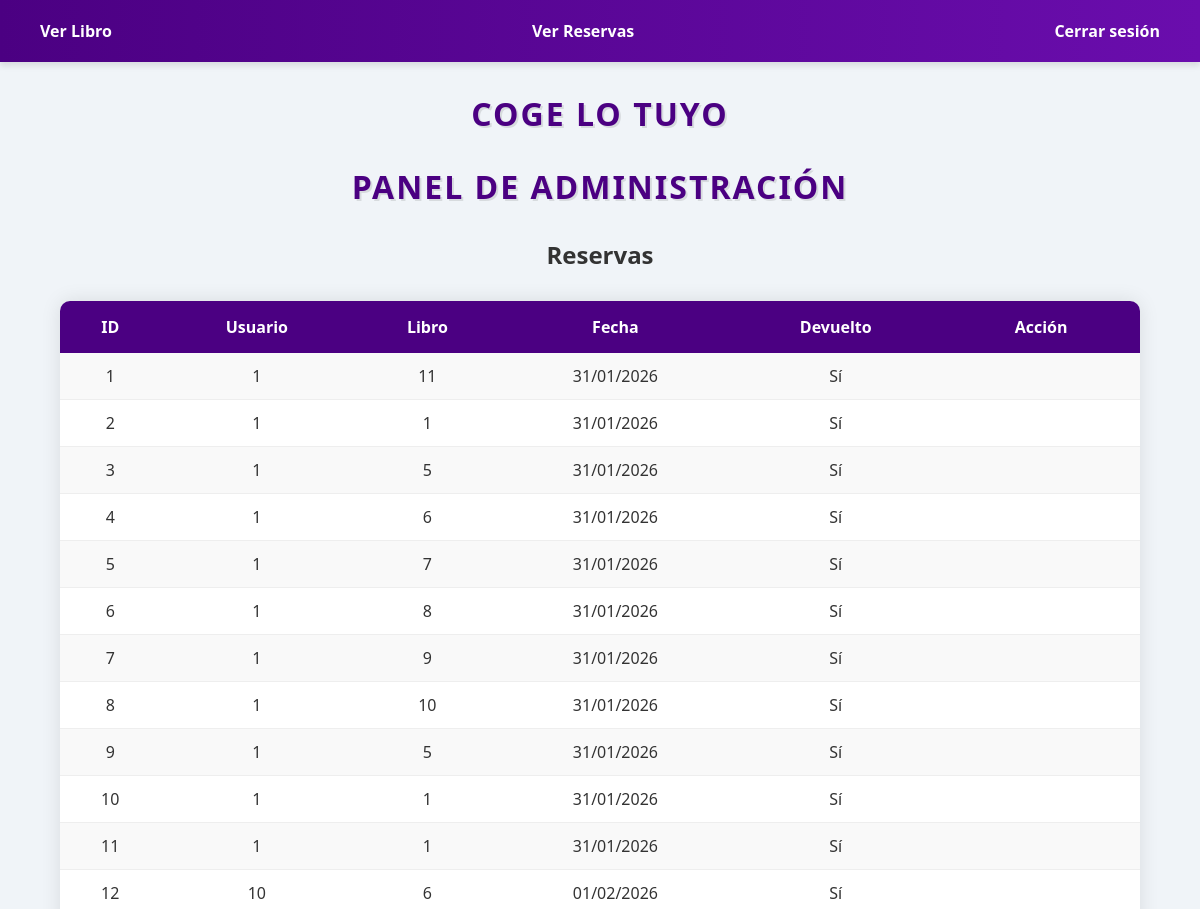
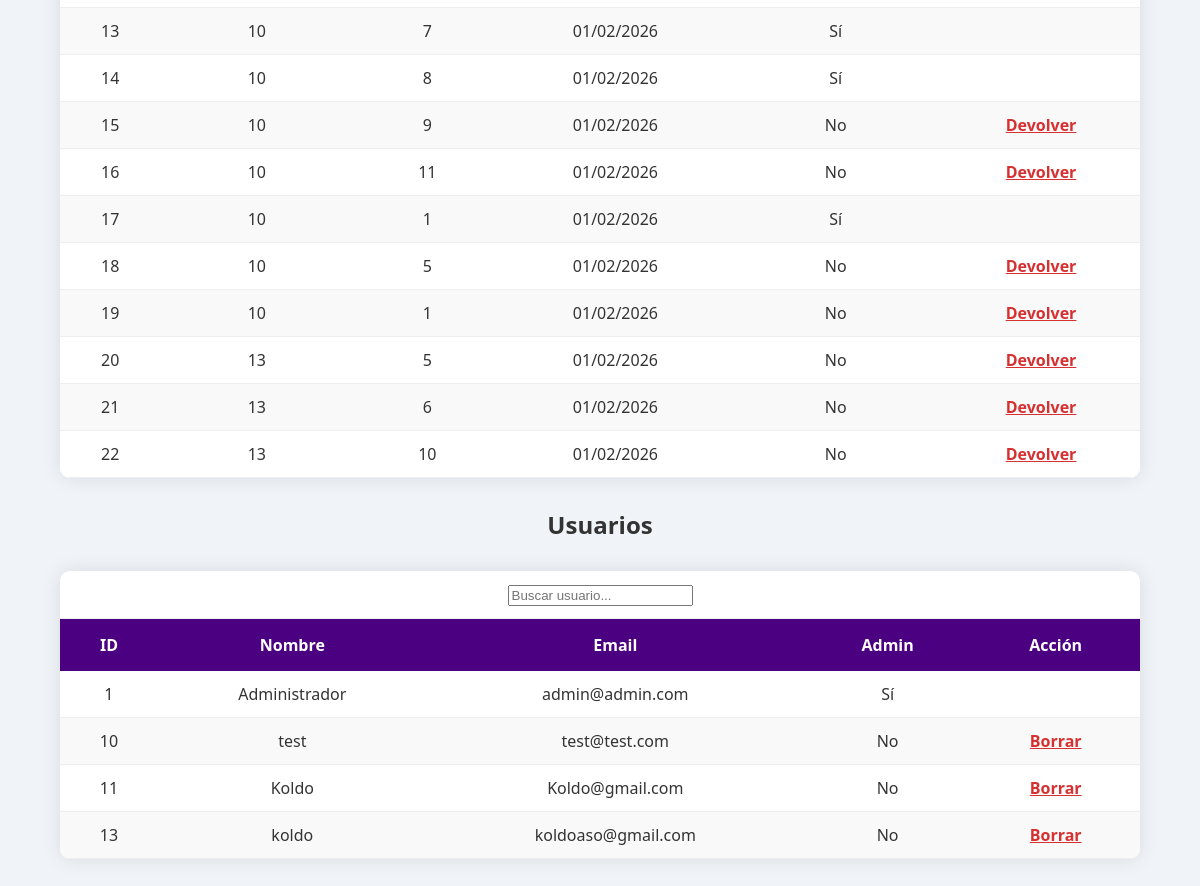
The app's page /admin (signed in) with its own data (2 pictures, top to bottom).
### app/models/tablas.py (models this page shows)
class Prestamos(Base):
    __tablename__ = 'prestamos'
    id = Column(Integer, primary_key=True)
    usuario_id = Column(Integer, ForeignKey('usuarios.id'))
    libros_id = Column(Integer, ForeignKey('libros.id'))
    fechaprestamos = Column(String)
    devuelto = Column(Boolean)

class Usuarios(Base):
    __tablename__ = "usuarios"
    id = Column(Integer, primary_key=True)
    nombre = Column(String)
    apellidos = Column(String)
    email = Column(String)
    password = Column(String)
    direccion = Column(String)
    admin = Column(Boolean)

### app/routes/admin/adminpanel.py (the view)
@admin_bp.route("/admin")
def adminpanel():
    if not flask_session.get("usuario_id"):
        return redirect(url_for("login.login"))
    op = Operaciones()
    usuarios = op.mostrarUsu()
    reservas = op.mostrarReservas()
    return render_template("admin/adminpanel.html", usuarios=usuarios, reservas=reservas)

### app/app.py (called while the page is built)
def create_app():
    app = Flask(__name__)
    app.config['SECRET_KEY'] = 'secret'
    Base.metadata.create_all(engine)
    @app.teardown_appcontext
    def shutdown_session(exception=None):
        session.remove()
    for bp in ALL_BLUEPRINTS:
        app.register_blueprint(bp)
    return app

### app/models/operaciones.py (called while the page is built)
    @staticmethod
    def mostrarUsu():
        usuarios=session.query(Usuarios).all()
        print(usuarios)
        return usuarios

    @staticmethod
    def mostrarReservas():
        return session.query(Prestamos).all()

### templates/admin/adminpanel.html (shortened to what this page needs)
{% extends "base.html" %}
{% block content %}
<h1>Panel de Administración</h1>
<h2>Reservas</h2>
<table>
    <tr>
        <th>ID</th>
        <th>Usuario</th>
        <th>Libro</th>
        <th>Fecha</th>
        <th>Devuelto</th>
        <th>Acción</th>
    </tr>
    {% for r in reservas %}
    <tr>
        <td>{{ r.id }}</td>
        <td>{{ r.usuario_id }}</td>
        <td>{{ r.libros_id }}</td>
        <td>{{ r.fechaprestamos }}</td>
        <td>{{ "Sí" if r.devuelto else "No" }}</td>
        <td>
            {% if not r.devuelto %}
                <a href="{{ url_for('admin.devolver_reserva', id_reserva=r.id) }}">
                    Devolver
                </a>
            {% endif %}
        </td>
    </tr>
    {% endfor %}
</table>
<h2>Usuarios</h2>
<table id="tablaUsuarios" class="tablaUsuarios">
    <tr>
        <td colspan="5"><input type="text" id="buscadorUsuarios" placeholder="Buscar usuario..."></td>
    </tr>
    <tr>
        <th>ID</th>
        <th>Nombre</th>
        <th>Email</th>
        <th>Admin</th>
        <th>Acción</th>
    </tr>
    {% for u in usuarios %}
    <tr>
        <td>{{ u.id }}</td>
        <td>{{ u.nombre }}</td>
        <td>{{ u.email }}</td>
        <td>{{ "Sí" if u.admin else "No" }}</td>
        <td>
            {% if not u.admin %}
                <a href="{{ url_for('admin.borrar_usuario', id_usuario=u.id) }}">
                    Borrar
                </a>
            {% endif %}
        </td>
    </tr>
    {% endfor %}
</table>
{% endblock %}

### app/static/css/styles.css (style rules this page uses)
:root { margin: 0; }
body { margin: 0; background-color: #f0f4f8; font-family: 'Segoe UI', Tahoma, Geneva, Verdana, sans-serif; text-align: center; color: #333; }
h1 { color: #4b0082; margin: 30px 0; text-transform: uppercase; letter-spacing: 2px; text-shadow: 2px 2px 0px rgba(0,0,0,0.1); }
table { width: 90%; border: none; border-radius: 10px; border-collapse: collapse; margin: 30px auto; overflow: hidden; box-shadow: 0 0 20px rgba(0,0,0,0.1); }
table th { background-color: #4b0082; color: white; padding: 15px; }
table td { border: none; border-bottom: 1px solid #eee; padding: 12px; background-color: white; color: #333; }
table tr:nth-child(even) td { background-color: #f9f9f9; }
table td a { font-weight: bold; color: #d63031; }

### records on screen
Prestamos: id "1", usuario_id "1", libros_id "11", fechaprestamos "31/01/2026", devuelto "Sí"
Prestamos: id "2", usuario_id "1", libros_id "1", fechaprestamos "31/01/2026", devuelto "Sí"
Prestamos: id "3", usuario_id "1", libros_id "5", fechaprestamos "31/01/2026", devuelto "Sí"
Prestamos: id "4", usuario_id "1", libros_id "6", fechaprestamos "31/01/2026", devuelto "Sí"
Prestamos: id "5", usuario_id "1", libros_id "7", fechaprestamos "31/01/2026", devuelto "Sí"
Prestamos: id "6", usuario_id "1", libros_id "8", fechaprestamos "31/01/2026", devuelto "Sí"
Prestamos: id "7", usuario_id "1", libros_id "9", fechaprestamos "31/01/2026", devuelto "Sí"
Prestamos: id "8", usuario_id "1", libros_id "10", fechaprestamos "31/01/2026", devuelto "Sí"
Prestamos: id "9", usuario_id "1", libros_id "5", fechaprestamos "31/01/2026", devuelto "Sí"
Prestamos: id "10", usuario_id "1", libros_id "1", fechaprestamos "31/01/2026", devuelto "Sí"
Prestamos: id "11", usuario_id "1", libros_id "1", fechaprestamos "31/01/2026", devuelto "Sí"
Prestamos: id "12", usuario_id "10", libros_id "6", fechaprestamos "01/02/2026", devuelto "Sí"
Prestamos: id "13", usuario_id "10", libros_id "7", fechaprestamos "01/02/2026", devuelto "Sí"
Prestamos: id "14", usuario_id "10", libros_id "8", fechaprestamos "01/02/2026", devuelto "Sí"
Prestamos: id "15", usuario_id "10", libros_id "9", fechaprestamos "01/02/2026", devuelto "No"
Prestamos: id "16", usuario_id "10", libros_id "11", fechaprestamos "01/02/2026", devuelto "No"
Prestamos: id "17", usuario_id "10", libros_id "1", fechaprestamos "01/02/2026", devuelto "Sí"
Prestamos: id "18", usuario_id "10", libros_id "5", fechaprestamos "01/02/2026", devuelto "No"
Prestamos: id "19", usuario_id "10", libros_id "1", fechaprestamos "01/02/2026", devuelto "No"
Prestamos: id "20", usuario_id "13", libros_id "5", fechaprestamos "01/02/2026", devuelto "No"
Prestamos: id "21", usuario_id "13", libros_id "6", fechaprestamos "01/02/2026", devuelto "No"
Prestamos: id "22", usuario_id "13", libros_id "10", fechaprestamos "01/02/2026", devuelto "No"
Usuarios: id "1", nombre "Administrador", email "admin@admin.com", admin "Sí"
Usuarios: id "10", nombre "test", email "test@test.com", admin "No"
Usuarios: id "11", nombre "Koldo", email "Koldo@gmail.com", admin "No"
Usuarios: id "13", nombre "koldo", email "koldoaso@gmail.com", admin "No"
